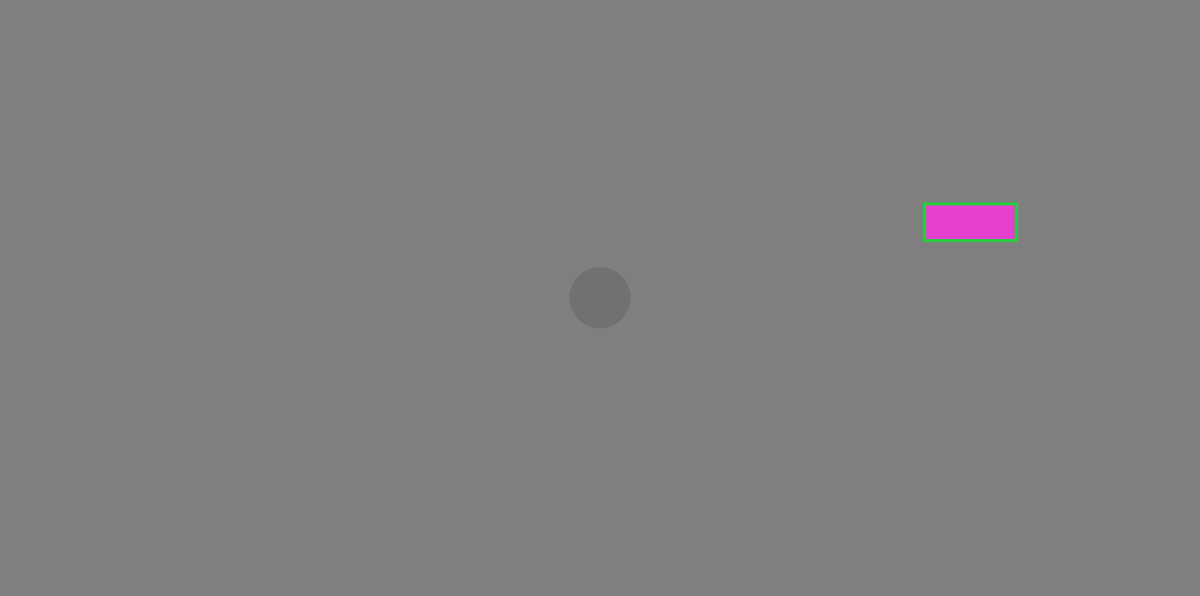
Frame 1 (no input)
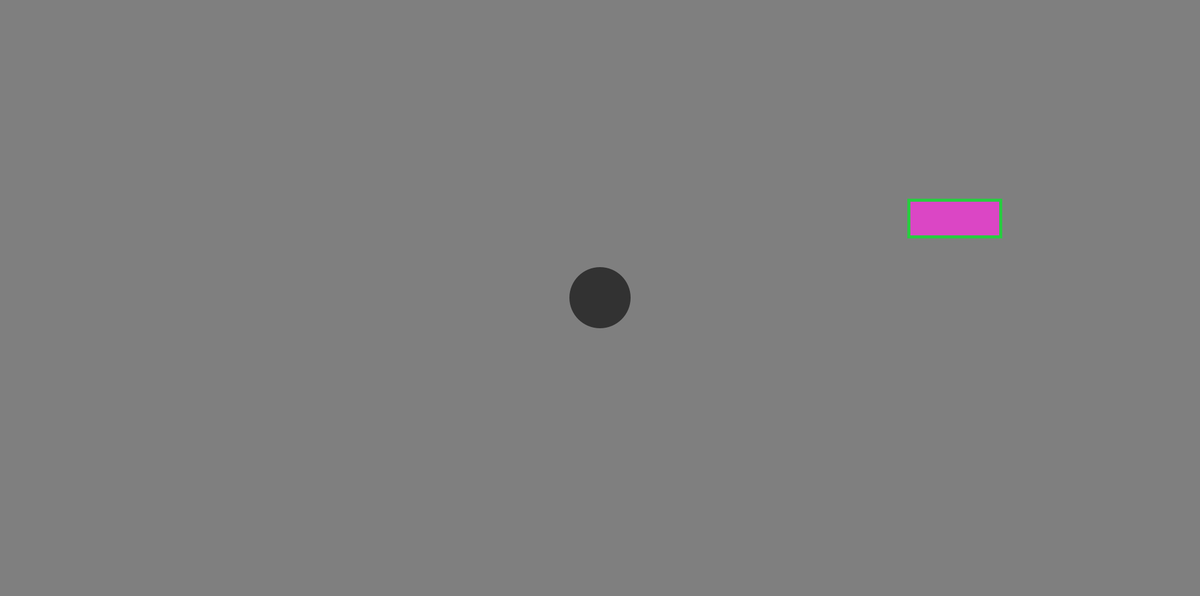
Frame 60 (the mouse pressed at the canvas centre just before this capture)
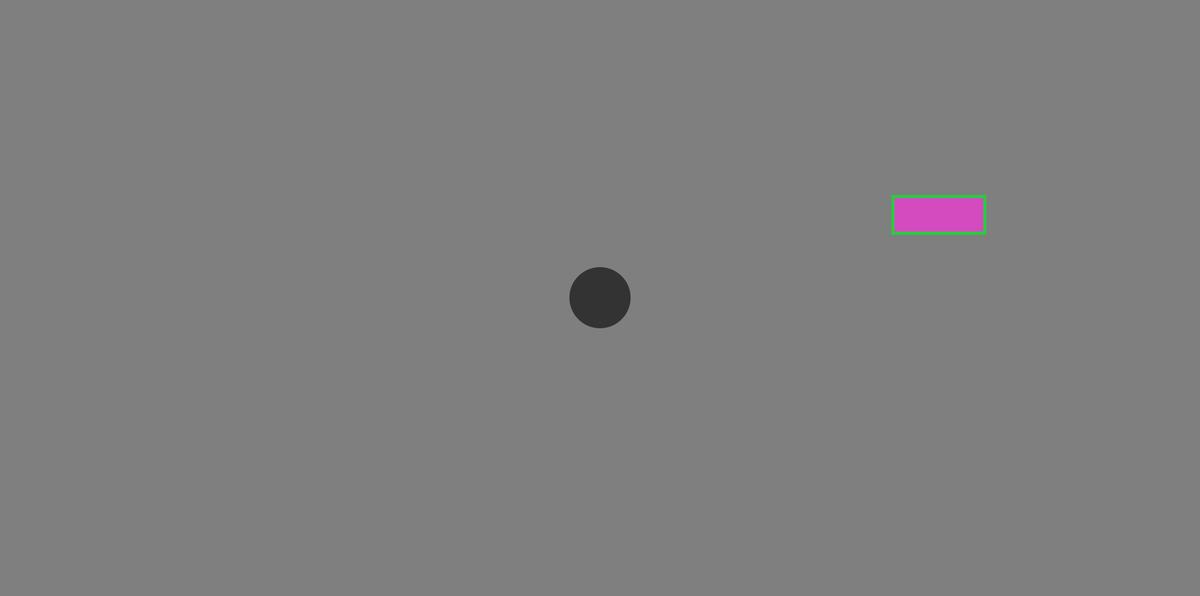
Frame 120 (the mouse held since frame 60 and released just before this capture)

The Processing sketch that drew these frames (run headless with seeded random() and noise(); from frame 60 on, the mouse is pressed at the canvas centre):

// Processing sketch: sketch_250516oProbe406
// ── sketch_250516oProbe406.pde
/*  MINI‑GAME v3 ‑ Added:
      ① capped “no‑rectangle” downtime  (handleRespawn re‑written)      //modelcom
      ② colour‑dependent behaviours:                                   //modelcom
         • Red‑ish rect  → drifts slowly  (lingers)                    //modelcom
         • Green‑ish rect→ when a probe gets within 10 px, rect locks  //modelcom
                           onto that probe’s velocity (“formation”)    //modelcom
         • Blue‑ish rect → pulses transparency as it moves            //modelcom
      ③ editable wing span numbers already present up top.             //modelcom
*/

 /* ===== 1. GLOBAL TUNEABLES (unchanged except comments) ============ */
float wingHalfSpan  = 18;   // half “wingspan”
float wingNoseAhead = 24;   // nose length
float wingTailBack  = 13;   // tail sweep
float wingBaseSpeed = 10;   // minimum intercept speed
float wingReturnSpeed = 18; // faster RTB → shorter quiet time        //modelcom

int escortOffsetMin=35, escortOffsetMax=55;
int orbitLoopsMin=1, orbitLoopsMax=3;
float orbitRadiusMin=30, orbitRadiusMax=60;
int fadeDurMin=60, fadeDurMax=120;
int respawnDelay=120;           // max gap between rectangles          //modelcom
int scanPulseLen=35;

/* ===== 2. GLOBAL STATE ============================================ */
float x,y,w=150,h=60, spdX,spdY;
color fillCol, strokeCol;
boolean squareVisible=true, fading=false;
float fadeSat=1, fadeAlpha=255; int fadeFrames;
int stateType;                 // 0 orbit,1 destroy,2 escort
int colorBucket;               // 0 red,1 green,2 blue/other          //modelcom
boolean greenLocked=false;                                            //modelcom

float ellX,ellY,ellSize=100;
float grayNow=random(255), grayNext=random(255), lerpAmt=0.05;
float[] speeds={0.01,0.05,0.15,0.30};
boolean connected=false;
float brightnessThreshold=200;

float dynPhase=0,dynAmp=30;
PVector base;
ArrayList<Wing> wings=new ArrayList<Wing>();

int scanPulse=0; color scanColor;
int respawnTimer=0;

/* ===== 3. HELPER FUNCTIONS ======================================== */
// compute minimum intercept speed so probe gets there in time
float computeInterceptSpeed(){
  float cx=x+w/2, cy=y+h/2;
  float tX=(spdX>0)?(width-cx)/spdX:(spdX<0)?cx/-spdX:Float.MAX_VALUE;
  float tY=(spdY>0)?(height-cy)/spdY:(spdY<0)?cy/-spdY:Float.MAX_VALUE;
  float exitT=min(tX,tY);
  float dist=dist(ellX,ellY,cx,cy);
  return max(wingBaseSpeed, dist/max(exitT,1)*1.1);
}
PVector rectCenter(){ return new PVector(x+w/2,y+h/2); }
PVector escortTarget(int side){
  PVector d=new PVector(spdX,spdY);
  if(d.mag()==0) d.set(1,0);
  d.normalize().rotate(radians(45*side))
   .mult(random(escortOffsetMin,escortOffsetMax));
  return PVector.add(rectCenter(),d);
}
void startFade(){ fading=true; fadeFrames=int(random(fadeDurMin,fadeDurMax)); }

/* ===== 4. WING CLASS ============================================== */
class Wing{
  PVector pos,vel; int mode;   // 0 orbit,1 return,2 destroy,3 escort,4 escortRet
  float angle,radius,orbitSpeed; int loopsLeft; int side;
  Wing(PVector p,int m){ pos=p.copy(); mode=m; }

  void update(){
    if(mode==0){ // ORBIT
      angle+=orbitSpeed;
      pos.set(rectCenter().x+cos(angle)*radius,
              rectCenter().y+sin(angle)*radius);
      if(angle>=TWO_PI && --loopsLeft<=0){
        mode=1; vel=PVector.sub(base,pos).setMag(wingReturnSpeed);
      }
    }else if(mode==1||mode==4){ // RETURN
      PVector dir=PVector.sub(base,pos).setMag(wingReturnSpeed);
      vel=dir; pos.add(dir);
      if(pos.dist(base)<wingReturnSpeed) wings.remove(this);
    }else if(mode==2){ // DESTROY
      pos.add(vel);
      if(pos.dist(rectCenter())<6){ startFade(); wings.remove(this); }
    }else if(mode==3){ // ESCORT flank
      PVector tgt=escortTarget(side);
      pos.add(PVector.sub(tgt,pos).mult(0.15));
      if(!squareVisible){ mode=4; vel=PVector.sub(base,pos).setMag(wingReturnSpeed);}
    }
  }
  void draw(){
    pushMatrix(); translate(pos.x,pos.y);
    rotate(atan2(vel.y,vel.x));
    fill(255,50,0); noStroke();
    beginShape();
    vertex(-wingTailBack,-wingHalfSpan);
    vertex( wingNoseAhead,0);
    vertex(-wingTailBack, wingHalfSpan);
    endShape(CLOSE);
    popMatrix();
  }
}

/* ===== 5. SETUP/DRAW ============================================== */
void setup(){
  size(1960,975); colorMode(HSB,360,100,100,255);
  base=new PVector(width/2,height/2);
  ellX=base.x; ellY=base.y;
  initSquare();
}
void draw(){
  background(0,0,50);
  updateCircle();
  updateSquare();
  updateTriangle();
  updateWings();
  handleRespawn();
}

/* ===== 6. UPDATE LOGIC =========================================== */
void updateCircle(){
  grayNow=lerp(grayNow,grayNext,lerpAmt);
  if(abs(grayNow-grayNext)<1){
    grayNext=random(255); lerpAmt=speeds[int(random(speeds.length))];
    boolean trig=grayNext>brightnessThreshold;
    if(trig&&!connected&&squareVisible) triggerEncounter();
    connected=trig&&squareVisible;
  }
  fill(scanPulse>0?scanColor:color(grayNow));
  noStroke(); ellipse(ellX,ellY,ellSize,ellSize);
}

void updateSquare(){
  if(!squareVisible) return;

  /* --- Green behaviour: lock velocity when close ----------------- */ //modelcom
  if(colorBucket==1 && !greenLocked){                                     //modelcom
    for(Wing w:wings){                                                    //modelcom
      if(w.pos.dist(rectCenter())<10){                                    //modelcom
        spdX=w.vel.x; spdY=w.vel.y; greenLocked=true; break;             //modelcom
      }                                                                   //modelcom
    }                                                                     //modelcom
  }                                                                       //modelcom

  x+=spdX; y+=spdY;
  if(x>width||x+w<0||y>height||y+h<0){ squareVisible=false; return; }

  if(fading){
    fadeSat=max(0,fadeSat-1.0/fadeFrames);
    if(fadeSat==0) fadeAlpha=max(0,fadeAlpha-255.0/fadeFrames);
    if(fadeAlpha==0){ squareVisible=false; fading=false; }
  }

  /* Blue behaviour: pulse alpha with sine ------------------------- */ //modelcom
  float localAlpha = (colorBucket==2)                                      //modelcom
                       ? (200+55*sin(frameCount*0.1))                      //modelcom
                       : fadeAlpha;                                        //modelcom

  float h0=hue(fillCol), b0=brightness(fillCol);
  color c2=color(h0, map(fadeSat,0,1,0,saturation(fillCol)),
                 map(fadeSat,0,1,0,b0), localAlpha);
  fill(c2); stroke(strokeCol); strokeWeight(5); rect(x,y,w,h);
}

void updateTriangle(){
  if(!connected||!squareVisible) return;
  PVector cir=new PVector(ellX,ellY), sq=rectCenter();
  dynPhase+=0.1; float off=sin(dynPhase)*dynAmp;
  PVector apex=new PVector(sq.x+off,sq.y);
  PVector v=PVector.sub(apex,cir).normalize();
  PVector perp=new PVector(-v.y,v.x).mult(20);
  noStroke();
  fill(scanPulse>0?scanColor:color(120,0,100,80));
  beginShape(); vertex(apex.x,apex.y);
  vertex(cir.x+perp.x,cir.y+perp.y);
  vertex(cir.x-perp.x,cir.y-perp.y); endShape(CLOSE);
}

void updateWings(){
  for(int i=wings.size()-1;i>=0;i--){ Wing wg=wings.get(i); wg.update(); wg.draw();}
  if(scanPulse>0 && --scanPulse==0) grayNext=random(255);
}

void handleRespawn(){                                   // RE‑WRITTEN   //modelcom
  if(squareVisible) { respawnTimer=0; return; }
  if(++respawnTimer>=respawnDelay){
    wings.clear();                                      // cull stragglers
    initSquare(); respawnTimer=0;
  }
}

/* ===== 7. ENCOUNTER & PROBES ==================================== */
void triggerEncounter(){
  scanColor=fillCol; scanPulse=scanPulseLen;
  switch(stateType){
    case 0: spawnOrbitProbe();   break;
    case 1: spawnDestroyProbe(); break;
    case 2: spawnEscortProbes(); break;
  }
}
void spawnOrbitProbe(){
  float speed=computeInterceptSpeed();
  Wing w=new Wing(base,0);
  w.radius=random(orbitRadiusMin,orbitRadiusMax);
  w.angle=atan2(rectCenter().y-base.y,rectCenter().x-base.x);
  w.orbitSpeed=random(0.05,0.12);
  w.loopsLeft=int(random(orbitLoopsMin,orbitLoopsMax+1));
  w.vel=PVector.sub(rectCenter(),base).setMag(speed); wings.add(w);
}
void spawnDestroyProbe(){
  float speed=computeInterceptSpeed();
  Wing w=new Wing(base,2);
  w.vel=PVector.sub(rectCenter(),base).setMag(speed); wings.add(w);
}
void spawnEscortProbes(){
  float speed=computeInterceptSpeed();
  for(int s=-1;s<=1;s+=2){
    Wing w=new Wing(base,3); w.side=s;
    w.vel=PVector.sub(rectCenter(),base).setMag(speed); wings.add(w);
  }
}

/* ===== 8. SPAWN RECTANGLE ======================================= */
void initSquare(){
  w=150; h=60;
  x=random(width*0.2,width*0.8);            // spawns away from edges   //modelcom
  y=random(height*0.2,height*0.8);          //                           //modelcom

  float hueVal=random(360);
  fillCol=color(hueVal,80,100);
  strokeCol=color((hueVal+180)%360,80,80);

  // ------ Colour bucket & behaviour tweaks ------------------------ //modelcom
  if(hueVal<40||hueVal>320){          // reddish                      //modelcom
    colorBucket=0; spdX=random(-0.4,0.4); spdY=random(-0.4,0.4);      // linger
  }else if(hueVal>80&&hueVal<160){    // greenish                     //modelcom
    colorBucket=1; spdX=random(-1.2,1.2); spdY=random(-1.2,1.2);
  }else{                              // blue/other                   //modelcom
    colorBucket=2; spdX=random(-1.2,1.2); spdY=random(-1.2,1.2);
  }
  if(spdX==0&&spdY==0){ spdX=0.5; spdY=0.5; }

  squareVisible=true; fading=false; fadeSat=1; fadeAlpha=255;
  stateType=int(random(3));
  wings.clear(); connected=false; greenLocked=false;
}
